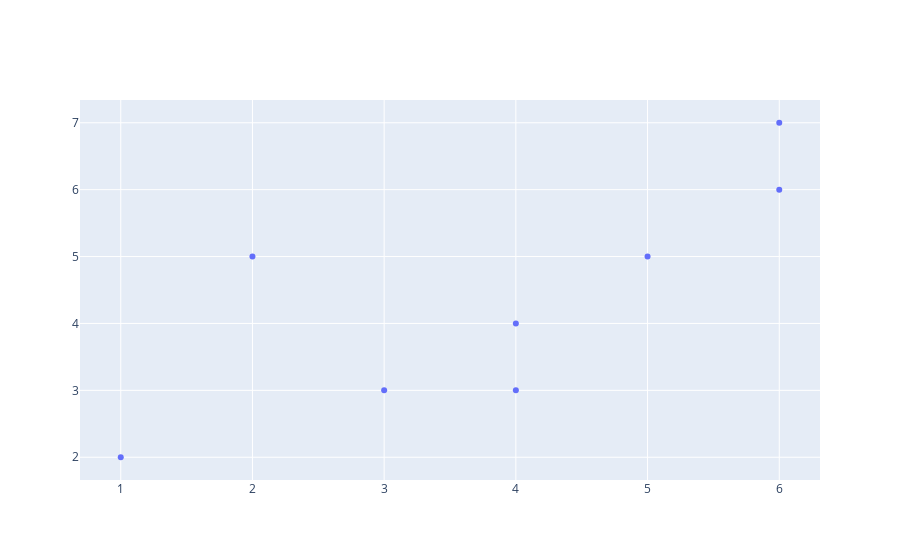

The notebook cell this image was saved under:
### Code cell
fig=go.Figure()
fig.add_trace(go.Scatter(x=[1,2,3,4,4,5,6,6],y=[2,5,3,4,3,5,6,7],mode="markers"))
fig.show()

### Figure 1 — Plotly figure (JSON) as saved in the notebook; plotly's stock layout.template omitted (floating-point values rounded to 4 significant figures)
{"data": [{"mode": "markers", "type": "scatter", "x": [1, 2, 3, 4, 4, 5, 6, 6], "y": [2, 5, 3, 4, 3, 5, 6, 7]}], "layout": {}}
